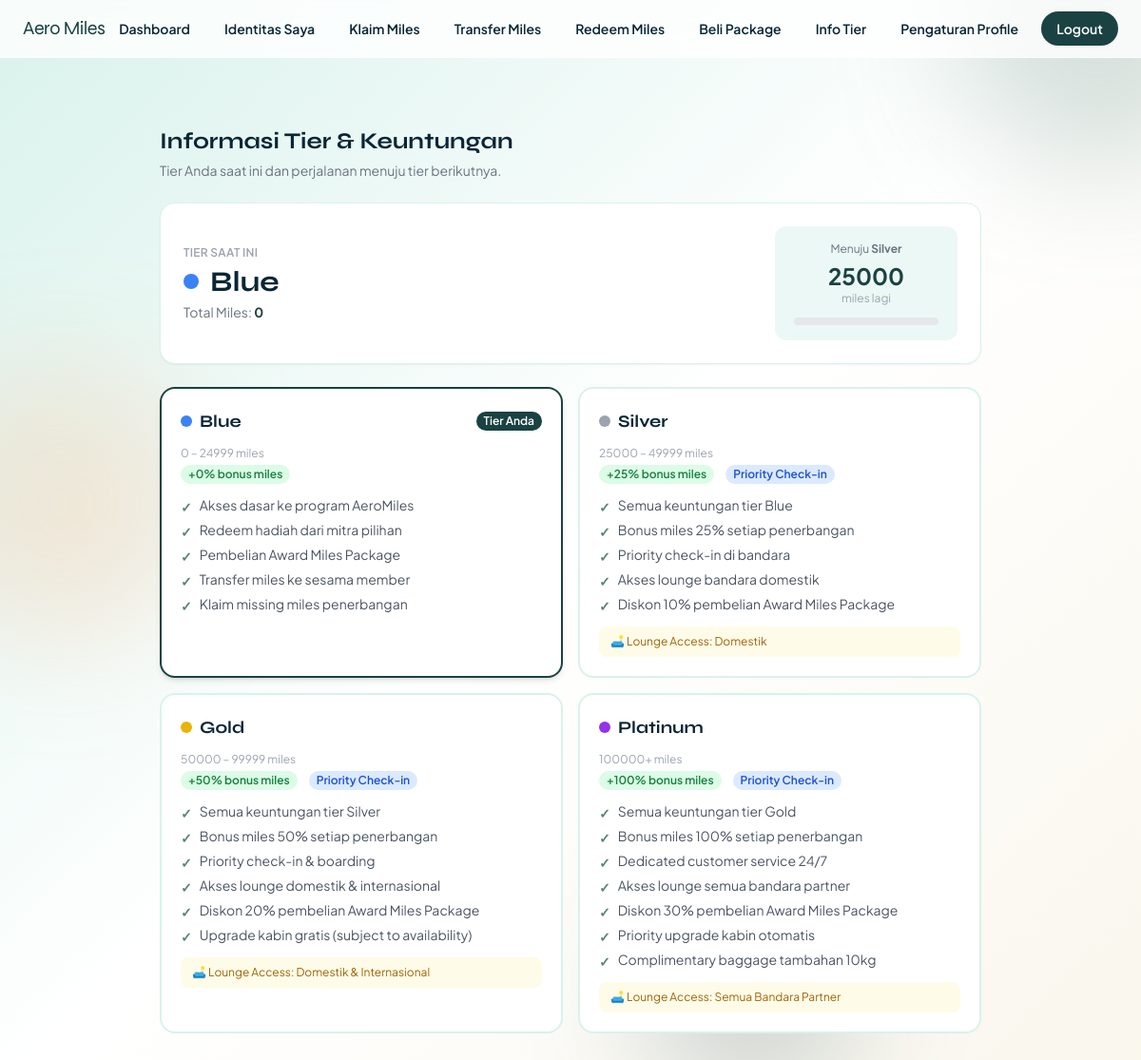
/member/info-tier/ (signed in), run on the app's committed database.
### core/models.py (models this page shows, shortened)
class MemberProfile(models.Model):
    user = models.OneToOneField(User, on_delete=models.CASCADE, related_name="member_profile")
    nomor_member = models.CharField(max_length=20, unique=True)
    tier = models.CharField(max_length=20, default="Blue")
    tanggal_bergabung = models.DateField(default=timezone.localdate)
    total_miles = models.IntegerField(default=0)
    award_miles = models.IntegerField(default=0)

### core/views.py (the view)
# urls.py: path("member/info-tier/", views.member_tier_view, name="member_tier"),
@login_required
def member_tier_view(request):
    if request.user.role != User.Role.MEMBER:
        messages.error(request, "Halaman ini khusus member.")
        return redirect("dashboard")
    member_profile = getattr(request.user, "member_profile", None)
    current_tier = member_profile.tier if member_profile else "Blue"
    total_miles = member_profile.total_miles if member_profile else 0
    current_tier_info = next((t for t in TIER_INFO if t["nama"] == current_tier), TIER_INFO[0])
    next_tier_info = None
    miles_to_next = None
    if current_tier != "Platinum":
        idx = next((i for i, t in enumerate(TIER_INFO) if t["nama"] == current_tier), 0)
        if idx < len(TIER_INFO) - 1:
            next_tier_info = TIER_INFO[idx + 1]
            miles_to_next = next_tier_info["min_miles"] - total_miles
    return render(request, "core/info_tier.html", {
        "tier_list": TIER_INFO,
        "current_tier": current_tier,
        "current_tier_info": current_tier_info,
        "next_tier_info": next_tier_info,
        "miles_to_next": miles_to_next,
        "total_miles": total_miles,
        "member_profile": member_profile,
    })

### templates/core/info_tier.html (shortened to what this page needs)
{% extends "base.html" %}
{% block content %}
<div class="max-w-4xl mx-auto px-4 py-8 animate-rise">
  <h1 class="text-2xl font-display font-bold text-aero-ink mb-1">Informasi Tier & Keuntungan</h1>
  <p class="text-sm text-gray-500 mb-6">Tier Anda saat ini dan perjalanan menuju tier berikutnya.</p>
  <div class="bg-white rounded-2xl border border-aero-cloud shadow-sm p-6 mb-6">
    <div class="flex flex-col sm:flex-row sm:items-center sm:justify-between gap-4">
      <div>
        <p class="text-xs text-gray-400 font-semibold uppercase tracking-wide">Tier Saat Ini</p>
        <div class="flex items-center gap-3 mt-1">
          <span class="inline-block w-4 h-4 rounded-full {{ current_tier_info.warna_badge }}"></span>
          <span class="text-3xl font-display font-bold text-aero-ink">{{ current_tier }}</span>
        </div>
        <p class="text-sm text-gray-500 mt-1">Total Miles: <span class="font-bold text-aero-steel">{{ total_miles|floatformat:"0" }}</span></p>
      </div>
      {% if next_tier_info %}
      <div class="bg-aero-cloud/50 rounded-xl px-5 py-4 text-center min-w-48">
        <p class="text-xs text-gray-500 mb-1">Menuju <b>{{ next_tier_info.nama }}</b></p>
        <p class="text-2xl font-bold text-aero-steel">{{ miles_to_next|floatformat:"0" }}</p>
        <p class="text-xs text-gray-400">miles lagi</p>
        {% with progress=current_tier_info.min_miles|default:0 %}
        <div class="mt-3 bg-gray-200 rounded-full h-2">
        </div>
        {% endwith %}
      </div>
      {% else %}
      <div class="bg-purple-50 rounded-xl px-5 py-4 text-center">
        <p class="text-2xl">🏆</p>
        <p class="text-sm font-bold text-purple-700 mt-1">Tier Tertinggi</p>
        <p class="text-xs text-gray-400">Anda sudah di puncak!</p>
      </div>
      {% endif %}
    </div>
  </div>
  <div class="grid grid-cols-1 sm:grid-cols-2 gap-4">
    {% for tier in tier_list %}
    <div class="bg-white rounded-2xl border-2 {% if tier.nama == current_tier %}border-aero-steel shadow-md{% else %}border-aero-cloud{% endif %} p-5">
      <div class="flex items-center gap-2 mb-3">
        <span class="inline-block w-3 h-3 rounded-full {{ tier.warna_badge }}"></span>
        <h3 class="font-display font-bold text-aero-ink text-lg">{{ tier.nama }}</h3>
        {% if tier.nama == current_tier %}
          <span class="ml-auto bg-aero-steel text-white text-xs px-2 py-0.5 rounded-full font-semibold">Tier Anda</span>
        {% endif %}
      </div>
      <p class="text-xs text-gray-400 mb-1">
        {% if tier.max_miles %}
          {{ tier.min_miles|floatformat:"0" }} – {{ tier.max_miles|floatformat:"0" }} miles
        {% else %}
          {{ tier.min_miles|floatformat:"0" }}+ miles
        {% endif %}
      </p>
      <div class="flex gap-3 text-xs mb-3">
        <span class="bg-green-100 text-green-700 px-2 py-0.5 rounded-full font-semibold">+{{ tier.bonus_miles }} bonus miles</span>
        {% if tier.priority_checkin %}
          <span class="bg-blue-100 text-blue-700 px-2 py-0.5 rounded-full font-semibold">Priority Check-in</span>
        {% endif %}
      </div>
      <ul class="space-y-1">
        {% for benefit in tier.keuntungan %}
        <li class="flex items-start gap-2 text-sm text-gray-600">
          <span class="text-aero-mint font-bold mt-0.5">✓</span>
          {{ benefit }}
        </li>
        {% endfor %}
      </ul>
      {% if tier.lounge_access %}
      <div class="mt-3 text-xs bg-yellow-50 text-yellow-700 rounded-lg px-3 py-2">
        🛋️ Lounge Access: {{ tier.lounge_access }}
      </div>
      {% endif %}
    </div>
    {% endfor %}
  </div>
</div>
{% endblock %}

### data on the page
MemberProfile: tier "Blue", nama "Blue", shows "Tier Anda", min_miles "0", max_miles "24999", bonus_miles "0%", keuntungan "Akses dasar ke program AeroMiles" "Redeem hadiah dari mitra pilihan" "Pembelian Award Miles Package" "Transfer miles ke sesama member" "Klaim missing miles penerbangan"

### other printed values
{{ total_miles|floatformat:"0" }} "0"
{{ next_tier_info.nama }} "Silver"
{{ miles_to_next|floatformat:"0" }} "25000"
{{ tier.nama }} "Silver" "Gold" "Platinum"
{{ tier.min_miles|floatformat:"0" }} "25000" "50000"
{{ tier.max_miles|floatformat:"0" }} "49999" "99999"
{{ tier.bonus_miles }} "25%" "50%" "100%"
{{ benefit }} "Semua keuntungan tier Blue" "Bonus miles 25% setiap penerbangan" "Priority check-in di bandara" "Akses lounge bandara domestik" "Diskon 10% pembelian Award Miles Package" "Semua keuntungan tier Silver" "Bonus miles 50% setiap penerbangan" "Priority check-in & boarding" "Akses lounge domestik & internasional" "Diskon 20% pembelian Award Miles Package" "Upgrade kabin gratis (subject to availability)" "Semua keuntungan tier Gold" "Bonus miles 100% setiap penerbangan" "Dedicated customer service 24/7" "Akses lounge semua bandara partner" "Diskon 30% pembelian Award Miles Package" "Priority upgrade kabin otomatis" "Complimentary baggage tambahan 10kg"
{{ tier.lounge_access }} "Domestik" "Domestik & Internasional" "Semua Bandara Partner"
{{ tier.min_miles|floatformat:"0" }} "100000"
